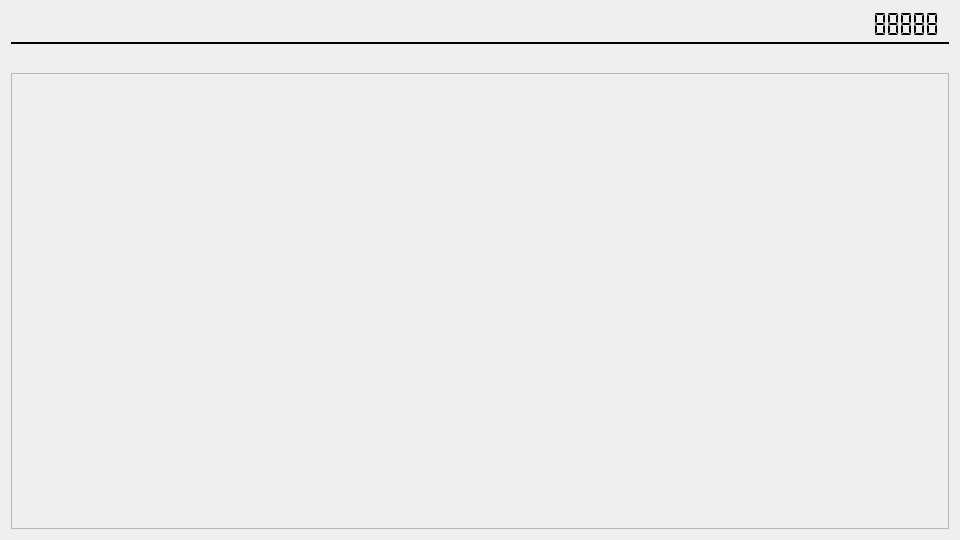
<?xml version="1.0" encoding="UTF-8"?>
<ui version="4.0">
 <class>FightclubDashboard</class>
 <widget class="QMainWindow" name="FightclubDashboard">
  <property name="geometry">
   <rect>
    <x>0</x>
    <y>0</y>
    <width>960</width>
    <height>540</height>
   </rect>
  </property>
  <property name="minimumSize">
   <size>
    <width>960</width>
    <height>540</height>
   </size>
  </property>
  <property name="windowTitle">
   <string>Fightclub Dashboard</string>
  </property>
  <property name="locale">
   <locale language="English" country="UnitedStates"/>
  </property>
  <widget class="QWidget" name="centralWidget">
   <layout class="QVBoxLayout" name="verticalLayout">
    <property name="spacing">
     <number>0</number>
    </property>
    <item>
     <layout class="QHBoxLayout" name="horizontalLayout">
      <item>
       <widget class="QLabel" name="tournamentname">
        <property name="sizePolicy">
         <sizepolicy hsizetype="MinimumExpanding" vsizetype="Preferred">
          <horstretch>10</horstretch>
          <verstretch>1</verstretch>
         </sizepolicy>
        </property>
        <property name="font">
         <font>
          <pointsize>14</pointsize>
          <weight>75</weight>
          <bold>true</bold>
         </font>
        </property>
        <property name="text">
         <string>&lt;empty&gt;</string>
        </property>
        <property name="textFormat">
         <enum>Qt::PlainText</enum>
        </property>
       </widget>
      </item>
      <item>
       <widget class="QLCDNumber" name="currenttime">
        <property name="sizePolicy">
         <sizepolicy hsizetype="Minimum" vsizetype="Minimum">
          <horstretch>1</horstretch>
          <verstretch>1</verstretch>
         </sizepolicy>
        </property>
        <property name="minimumSize">
         <size>
          <width>75</width>
          <height>27</height>
         </size>
        </property>
        <property name="sizeIncrement">
         <size>
          <width>1</width>
          <height>1</height>
         </size>
        </property>
        <property name="frameShape">
         <enum>QFrame::NoFrame</enum>
        </property>
        <property name="segmentStyle">
         <enum>QLCDNumber::Flat</enum>
        </property>
        <property name="intValue" stdset="0">
         <number>88888</number>
        </property>
       </widget>
      </item>
     </layout>
    </item>
    <item>
     <widget class="Line" name="line">
      <property name="minimumSize">
       <size>
        <width>0</width>
        <height>10</height>
       </size>
      </property>
      <property name="frameShadow">
       <enum>QFrame::Plain</enum>
      </property>
      <property name="lineWidth">
       <number>2</number>
      </property>
      <property name="orientation">
       <enum>Qt::Horizontal</enum>
      </property>
     </widget>
    </item>
    <item>
     <spacer name="verticalSpacer">
      <property name="orientation">
       <enum>Qt::Vertical</enum>
      </property>
      <property name="sizeType">
       <enum>QSizePolicy::Fixed</enum>
      </property>
      <property name="sizeHint" stdset="0">
       <size>
        <width>20</width>
        <height>8</height>
       </size>
      </property>
     </spacer>
    </item>
    <item>
     <widget class="QLabel" name="currentpagelabel">
      <property name="font">
       <font>
        <pointsize>11</pointsize>
       </font>
      </property>
      <property name="text">
       <string/>
      </property>
      <property name="alignment">
       <set>Qt::AlignRight|Qt::AlignTrailing|Qt::AlignVCenter</set>
      </property>
     </widget>
    </item>
    <item>
     <widget class="QFrame" name="frame">
      <property name="frameShape">
       <enum>QFrame::StyledPanel</enum>
      </property>
      <property name="frameShadow">
       <enum>QFrame::Raised</enum>
      </property>
      <layout class="QVBoxLayout" name="verticalLayout_2">
       <item>
        <widget class="QStackedWidget" name="container"/>
       </item>
      </layout>
     </widget>
    </item>
   </layout>
  </widget>
  <widget class="QMenuBar" name="menuBar">
   <property name="geometry">
    <rect>
     <x>0</x>
     <y>0</y>
     <width>960</width>
     <height>30</height>
    </rect>
   </property>
  </widget>
 </widget>
 <layoutdefault spacing="6" margin="11"/>
 <resources/>
 <connections/>
</ui>
